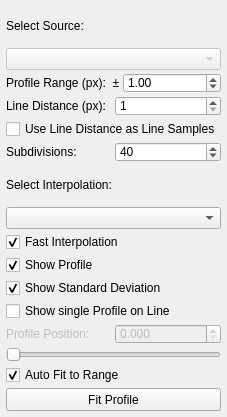
<?xml version="1.0" encoding="UTF-8"?>
<ui version="4.0">
 <class>ProfileAnalyzer</class>
 <widget class="QMainWindow" name="ProfileAnalyzer">
  <property name="geometry">
   <rect>
    <x>0</x>
    <y>0</y>
    <width>197</width>
    <height>417</height>
   </rect>
  </property>
  <property name="sizePolicy">
   <sizepolicy hsizetype="Fixed" vsizetype="Preferred">
    <horstretch>0</horstretch>
    <verstretch>0</verstretch>
   </sizepolicy>
  </property>
  <property name="minimumSize">
   <size>
    <width>0</width>
    <height>0</height>
   </size>
  </property>
  <property name="maximumSize">
   <size>
    <width>197</width>
    <height>500</height>
   </size>
  </property>
  <property name="baseSize">
   <size>
    <width>197</width>
    <height>209</height>
   </size>
  </property>
  <property name="windowTitle">
   <string>Line Profile Analyzer</string>
  </property>
  <widget class="QWidget" name="widget_main">
   <property name="sizePolicy">
    <sizepolicy hsizetype="Expanding" vsizetype="Expanding">
     <horstretch>0</horstretch>
     <verstretch>0</verstretch>
    </sizepolicy>
   </property>
   <layout class="QVBoxLayout" name="verticalLayout">
    <property name="spacing">
     <number>3</number>
    </property>
    <property name="leftMargin">
     <number>6</number>
    </property>
    <property name="topMargin">
     <number>6</number>
    </property>
    <property name="rightMargin">
     <number>6</number>
    </property>
    <property name="bottomMargin">
     <number>6</number>
    </property>
    <item>
     <widget class="QLabel" name="label_data_source">
      <property name="text">
       <string>Select Source:</string>
      </property>
     </widget>
    </item>
    <item>
     <widget class="QComboBox" name="cb_data_source">
      <property name="enabled">
       <bool>false</bool>
      </property>
      <property name="sizePolicy">
       <sizepolicy hsizetype="Preferred" vsizetype="Fixed">
        <horstretch>0</horstretch>
        <verstretch>0</verstretch>
       </sizepolicy>
      </property>
     </widget>
    </item>
    <item>
     <layout class="QHBoxLayout" name="layout_profile_range">
      <item>
       <widget class="QLabel" name="label_profile_range">
        <property name="text">
         <string>Profile Range (px):  ±</string>
        </property>
       </widget>
      </item>
      <item>
       <widget class="QDoubleSpinBox" name="spin_profile_range">
        <property name="minimumSize">
         <size>
          <width>0</width>
          <height>20</height>
         </size>
        </property>
        <property name="maximumSize">
         <size>
          <width>16777215</width>
          <height>20</height>
         </size>
        </property>
        <property name="maximum">
         <double>99.000000000000000</double>
        </property>
        <property name="value">
         <double>1.000000000000000</double>
        </property>
       </widget>
      </item>
     </layout>
    </item>
    <item>
     <layout class="QHBoxLayout" name="layout_line_dist">
      <item>
       <widget class="QLabel" name="label_line_dist">
        <property name="text">
         <string>Line Distance (px):</string>
        </property>
       </widget>
      </item>
      <item>
       <widget class="QSpinBox" name="spin_line_dist">
        <property name="minimumSize">
         <size>
          <width>0</width>
          <height>20</height>
         </size>
        </property>
        <property name="maximumSize">
         <size>
          <width>16777215</width>
          <height>20</height>
         </size>
        </property>
        <property name="minimum">
         <number>1</number>
        </property>
        <property name="maximum">
         <number>1000</number>
        </property>
        <property name="value">
         <number>1</number>
        </property>
       </widget>
      </item>
     </layout>
    </item>
    <item>
     <widget class="QCheckBox" name="chb_line_dist">
      <property name="text">
       <string>Use Line Distance as Line Samples</string>
      </property>
     </widget>
    </item>
    <item>
     <layout class="QHBoxLayout" name="layout_subdiv">
      <item>
       <widget class="QLabel" name="label_subdiv">
        <property name="text">
         <string>Subdivisions:</string>
        </property>
       </widget>
      </item>
      <item>
       <widget class="QSpinBox" name="spin_subdiv">
        <property name="minimumSize">
         <size>
          <width>0</width>
          <height>20</height>
         </size>
        </property>
        <property name="maximumSize">
         <size>
          <width>16777215</width>
          <height>20</height>
         </size>
        </property>
        <property name="minimum">
         <number>1</number>
        </property>
        <property name="maximum">
         <number>1000</number>
        </property>
        <property name="value">
         <number>40</number>
        </property>
       </widget>
      </item>
     </layout>
    </item>
    <item>
     <widget class="QLabel" name="label_interp">
      <property name="text">
       <string>Select Interpolation:</string>
      </property>
     </widget>
    </item>
    <item>
     <widget class="QComboBox" name="cb_interp">
      <property name="currentText">
       <string/>
      </property>
     </widget>
    </item>
    <item>
     <widget class="QCheckBox" name="fast_interp">
      <property name="text">
       <string>Fast Interpolation</string>
      </property>
      <property name="checked">
       <bool>true</bool>
      </property>
     </widget>
    </item>
    <item>
     <widget class="QCheckBox" name="chb_profile_show">
      <property name="text">
       <string>Show Profile</string>
      </property>
      <property name="checked">
       <bool>true</bool>
      </property>
     </widget>
    </item>
    <item>
     <widget class="QCheckBox" name="chb_std_dev">
      <property name="text">
       <string>Show Standard Deviation</string>
      </property>
      <property name="checked">
       <bool>true</bool>
      </property>
     </widget>
    </item>
    <item>
     <widget class="QCheckBox" name="chb_single">
      <property name="text">
       <string>Show single Profile on Line</string>
      </property>
     </widget>
    </item>
    <item>
     <layout class="QHBoxLayout" name="layout_profile_pos">
      <item>
       <widget class="QLabel" name="label_profile_pos">
        <property name="enabled">
         <bool>false</bool>
        </property>
        <property name="text">
         <string>Profile Position:</string>
        </property>
       </widget>
      </item>
      <item>
       <widget class="QDoubleSpinBox" name="spin_profile_pos">
        <property name="enabled">
         <bool>false</bool>
        </property>
        <property name="minimumSize">
         <size>
          <width>0</width>
          <height>20</height>
         </size>
        </property>
        <property name="maximumSize">
         <size>
          <width>16777215</width>
          <height>20</height>
         </size>
        </property>
        <property name="decimals">
         <number>3</number>
        </property>
        <property name="maximum">
         <double>1.000000000000000</double>
        </property>
        <property name="singleStep">
         <double>0.100000000000000</double>
        </property>
       </widget>
      </item>
     </layout>
    </item>
    <item>
     <widget class="QSlider" name="slider_profile_pos">
      <property name="enabled">
       <bool>false</bool>
      </property>
      <property name="minimum">
       <number>0</number>
      </property>
      <property name="maximum">
       <number>1000</number>
      </property>
      <property name="orientation">
       <enum>Qt::Horizontal</enum>
      </property>
     </widget>
    </item>
    <item>
     <widget class="QCheckBox" name="chb_profile_fit">
      <property name="toolTip">
       <string/>
      </property>
      <property name="text">
       <string>Auto Fit to Range</string>
      </property>
      <property name="checked">
       <bool>true</bool>
      </property>
     </widget>
    </item>
    <item>
     <widget class="QPushButton" name="pb_profile_fit">
      <property name="enabled">
       <bool>true</bool>
      </property>
      <property name="minimumSize">
       <size>
        <width>0</width>
        <height>23</height>
       </size>
      </property>
      <property name="maximumSize">
       <size>
        <width>16777215</width>
        <height>23</height>
       </size>
      </property>
      <property name="text">
       <string>Fit Profile</string>
      </property>
     </widget>
    </item>
   </layout>
  </widget>
 </widget>
 <resources/>
 <connections>
  <connection>
   <sender>spin_profile_range</sender>
   <signal>valueChanged(double)</signal>
   <receiver>ProfileAnalyzer</receiver>
   <slot>updateX()</slot>
   <hints>
    <hint type="sourcelabel">
     <x>189</x>
     <y>76</y>
    </hint>
    <hint type="destinationlabel">
     <x>192</x>
     <y>54</y>
    </hint>
   </hints>
  </connection>
  <connection>
   <sender>spin_subdiv</sender>
   <signal>valueChanged(int)</signal>
   <receiver>ProfileAnalyzer</receiver>
   <slot>updateX()</slot>
   <hints>
    <hint type="sourcelabel">
     <x>189</x>
     <y>151</y>
    </hint>
    <hint type="destinationlabel">
     <x>192</x>
     <y>128</y>
    </hint>
   </hints>
  </connection>
  <connection>
   <sender>cb_data_source</sender>
   <signal>currentIndexChanged(int)</signal>
   <receiver>ProfileAnalyzer</receiver>
   <slot>updatePlot()</slot>
   <hints>
    <hint type="sourcelabel">
     <x>118</x>
     <y>33</y>
    </hint>
    <hint type="destinationlabel">
     <x>195</x>
     <y>30</y>
    </hint>
   </hints>
  </connection>
  <connection>
   <sender>spin_line_dist</sender>
   <signal>valueChanged(int)</signal>
   <receiver>ProfileAnalyzer</receiver>
   <slot>updateProfile()</slot>
   <hints>
    <hint type="sourcelabel">
     <x>189</x>
     <y>101</y>
    </hint>
    <hint type="destinationlabel">
     <x>193</x>
     <y>83</y>
    </hint>
   </hints>
  </connection>
  <connection>
   <sender>chb_line_dist</sender>
   <signal>stateChanged(int)</signal>
   <receiver>ProfileAnalyzer</receiver>
   <slot>updateProfile()</slot>
   <hints>
    <hint type="sourcelabel">
     <x>49</x>
     <y>106</y>
    </hint>
    <hint type="destinationlabel">
     <x>5</x>
     <y>104</y>
    </hint>
   </hints>
  </connection>
  <connection>
   <sender>cb_interp</sender>
   <signal>currentIndexChanged(int)</signal>
   <receiver>ProfileAnalyzer</receiver>
   <slot>updatePlot()</slot>
   <hints>
    <hint type="sourcelabel">
     <x>85</x>
     <y>202</y>
    </hint>
    <hint type="destinationlabel">
     <x>195</x>
     <y>172</y>
    </hint>
   </hints>
  </connection>
  <connection>
   <sender>chb_std_dev</sender>
   <signal>stateChanged(int)</signal>
   <receiver>ProfileAnalyzer</receiver>
   <slot>updateProfile()</slot>
   <hints>
    <hint type="sourcelabel">
     <x>126</x>
     <y>277</y>
    </hint>
    <hint type="destinationlabel">
     <x>191</x>
     <y>217</y>
    </hint>
   </hints>
  </connection>
  <connection>
   <sender>spin_profile_pos</sender>
   <signal>valueChanged(double)</signal>
   <receiver>ProfileAnalyzer</receiver>
   <slot>updateLinePosSpin()</slot>
   <hints>
    <hint type="sourcelabel">
     <x>189</x>
     <y>326</y>
    </hint>
    <hint type="destinationlabel">
     <x>193</x>
     <y>282</y>
    </hint>
   </hints>
  </connection>
  <connection>
   <sender>slider_profile_pos</sender>
   <signal>valueChanged(int)</signal>
   <receiver>ProfileAnalyzer</receiver>
   <slot>updateLinePosSlider()</slot>
   <hints>
    <hint type="sourcelabel">
     <x>173</x>
     <y>359</y>
    </hint>
    <hint type="destinationlabel">
     <x>196</x>
     <y>319</y>
    </hint>
   </hints>
  </connection>
  <connection>
   <sender>pb_profile_fit</sender>
   <signal>clicked()</signal>
   <receiver>ProfileAnalyzer</receiver>
   <slot>fitProfile()</slot>
   <hints>
    <hint type="sourcelabel">
     <x>78</x>
     <y>410</y>
    </hint>
    <hint type="destinationlabel">
     <x>0</x>
     <y>298</y>
    </hint>
   </hints>
  </connection>
  <connection>
   <sender>chb_profile_show</sender>
   <signal>stateChanged(int)</signal>
   <receiver>ProfileAnalyzer</receiver>
   <slot>updateProfileLayer()</slot>
   <hints>
    <hint type="sourcelabel">
     <x>67</x>
     <y>252</y>
    </hint>
    <hint type="destinationlabel">
     <x>4</x>
     <y>182</y>
    </hint>
   </hints>
  </connection>
  <connection>
   <sender>chb_single</sender>
   <signal>stateChanged(int)</signal>
   <receiver>ProfileAnalyzer</receiver>
   <slot>updateSProfileLayer()</slot>
   <hints>
    <hint type="sourcelabel">
     <x>63</x>
     <y>302</y>
    </hint>
    <hint type="destinationlabel">
     <x>3</x>
     <y>239</y>
    </hint>
   </hints>
  </connection>
  <connection>
   <sender>fast_interp</sender>
   <signal>stateChanged(int)</signal>
   <receiver>ProfileAnalyzer</receiver>
   <slot>updatePlot()</slot>
   <hints>
    <hint type="sourcelabel">
     <x>29</x>
     <y>220</y>
    </hint>
    <hint type="destinationlabel">
     <x>3</x>
     <y>152</y>
    </hint>
   </hints>
  </connection>
 </connections>
 <slots>
  <slot>updateX()</slot>
  <slot>updatePlot()</slot>
  <slot>updateProfile()</slot>
  <slot>updateSProfile()</slot>
  <slot>updateLinePosSlider()</slot>
  <slot>fitProfile()</slot>
  <slot>updateProfileLayer()</slot>
  <slot>updateSProfileLayer()</slot>
  <slot>updateLinePosSpin()</slot>
 </slots>
</ui>
